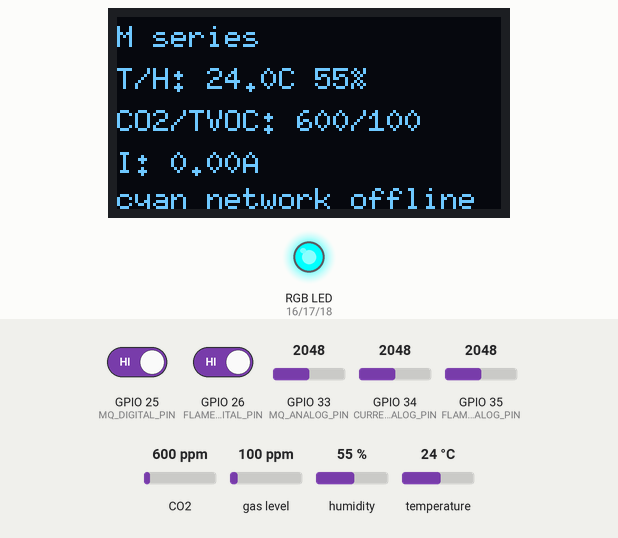
This sketch was run on a simulated ESP32. Parts: 128×64 one-colour display, an RGB LED mixed from three pins (HIGH = lit). The test bench sets the inputs (shaded band); at power-on: GPIO 25 (MQ_DIGITAL_PIN) HIGH, GPIO 26 (FLAME_DIGITAL_PIN) HIGH, CO2 600 ppm, humidity 55 %, GPIO 34 (CURRENT_ANALOG_PIN) = 2048, gas level 100 ppm, GPIO 33 (MQ_ANALOG_PIN) = 2048, GPIO 35 (FLAME_ANALOG_PIN) = 2048, temperature 24 °C (analog values on the 0–4095 scale). What the sketch prints to the serial monitor is not drawn.

Above: at 2.8 s.
2.9 s: GPIO 25 (MQ_DIGITAL_PIN) driven LOW
At 12.2 s:
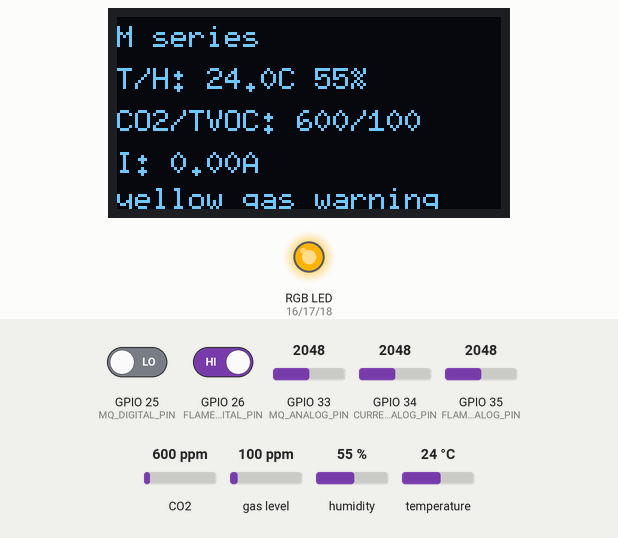
13.3 s: GPIO 26 (FLAME_DIGITAL_PIN) driven LOW
At 23.0 s:
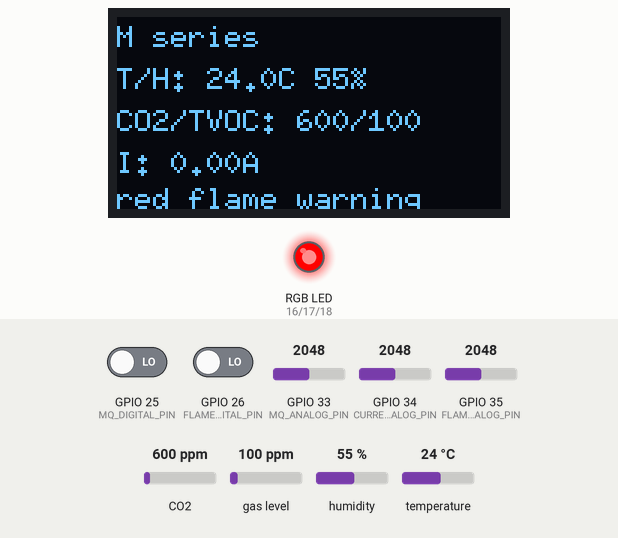
23.4 s: CO2 set to 1050 ppm
At 32.5 s:
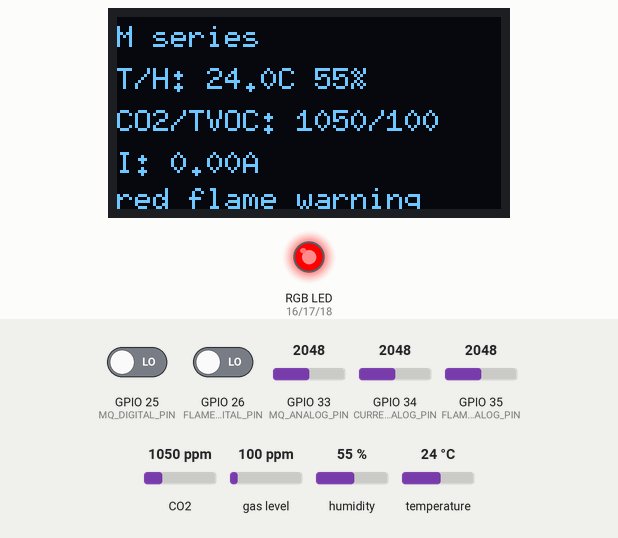
33.6 s: humidity set to 22 %
At 43.3 s:
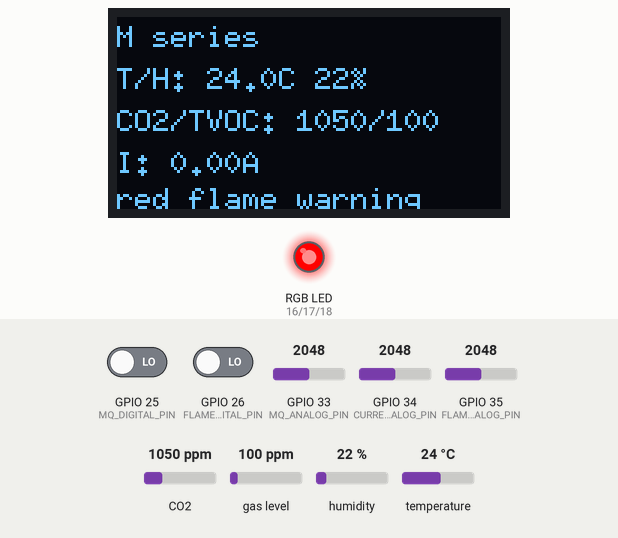
43.7 s: GPIO 34 (CURRENT_ANALOG_PIN) set to 2866
At 52.9 s:
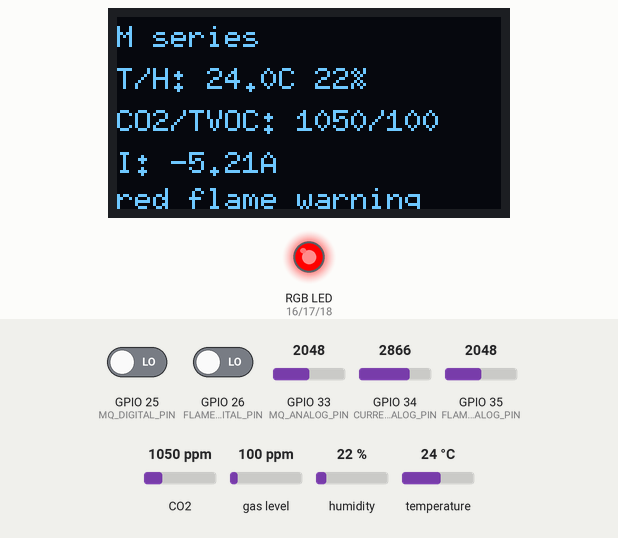
53.8 s: gas level set to 20 ppm
At 63.6 s:
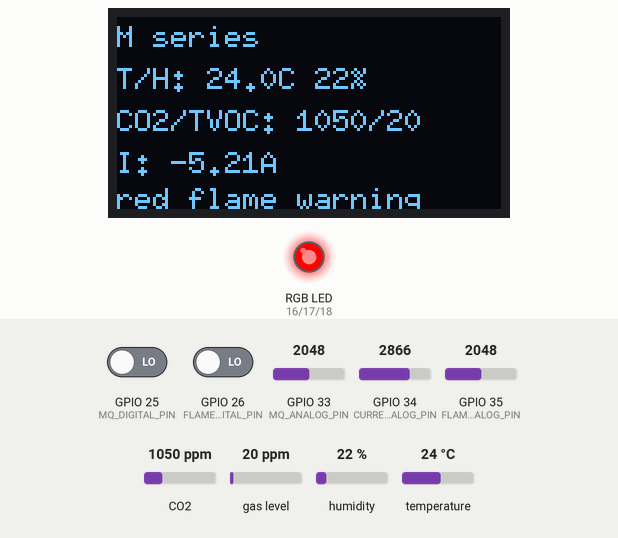
Timing chart, 0 to 64.9 s (numbered marks = the images above; inputs shaded):
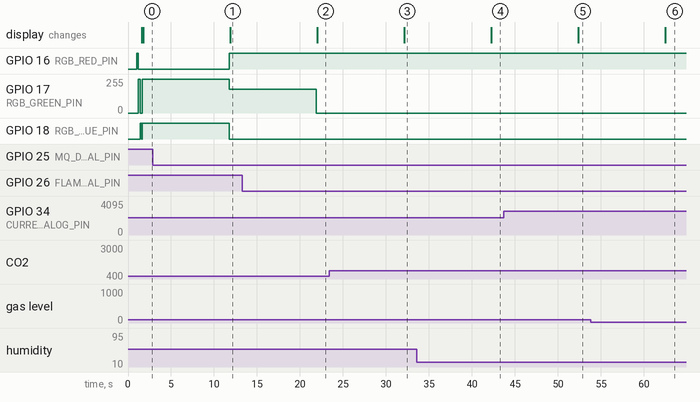

The sketch:

m_series.ino
```cpp
#include <Arduino.h>
#include <WiFi.h>
#include <HTTPClient.h>
#include <Wire.h>
#include <DHT.h>
#include <Adafruit_SGP30.h>
#include <U8g2lib.h>

#if __has_include("config.h")
#include "config.h"
#define SMART_HOME_HAS_CONFIG 1
#else
#define SMART_HOME_HAS_CONFIG 0
#define WIFI_SSID ""
#define WIFI_PASSWORD ""
#define API_URL ""
#define DEVICE_API_TOKEN ""
#define DEVICE_ID "m-series-001"
#endif

#ifndef DEVICE_ID
#define DEVICE_ID "m-series-001"
#endif

const char *SERIES_KEY = "m_series";
const char *FIRMWARE_VERSION = "0.1.0";

constexpr uint8_t DHT_PIN = 4;
constexpr uint8_t DHT_TYPE = DHT22;
constexpr uint8_t I2C_SDA_PIN = 21;
constexpr uint8_t I2C_SCL_PIN = 22;
constexpr uint8_t OLED_ADDRESS = 0x3C;
constexpr uint8_t MQ_ANALOG_PIN = 33;
constexpr uint8_t MQ_DIGITAL_PIN = 25;
constexpr uint8_t FLAME_ANALOG_PIN = 35;
constexpr uint8_t FLAME_DIGITAL_PIN = 26;
constexpr uint8_t CURRENT_ANALOG_PIN = 34;
constexpr uint8_t RGB_RED_PIN = 16;
constexpr uint8_t RGB_GREEN_PIN = 17;
constexpr uint8_t RGB_BLUE_PIN = 18;
constexpr bool RGB_COMMON_ANODE = false;
constexpr uint8_t RED_CHANNEL = 0;
constexpr uint8_t GREEN_CHANNEL = 1;
constexpr uint8_t BLUE_CHANNEL = 2;
constexpr uint32_t PWM_FREQUENCY = 5000;
constexpr uint8_t PWM_RESOLUTION = 8;
constexpr float ADC_MAX = 4095.0;
constexpr float ESP32_ADC_VOLTAGE = 3.3;
constexpr int MQ_ANALOG_DISCONNECTED_RAW = 0;
constexpr float ACS712_SENSITIVITY_V_PER_A = 0.185;
constexpr float CURRENT_DIVIDER_RATIO = 20.0 / (10.0 + 20.0);
constexpr float CURRENT_ZERO_SENSOR_VOLTAGE = 2.500;
constexpr float CURRENT_NOISE_DEADBAND_A = 0.150;
constexpr bool INVERT_CHARGE_CURRENT_DIRECTION = true;
constexpr unsigned long LOOP_INTERVAL_MS = 10000;
constexpr unsigned long WIFI_CONNECT_TIMEOUT_MS = 15000;

DHT dht(DHT_PIN, DHT_TYPE);
Adafruit_SGP30 sgp30;
U8G2_SSD1306_128X64_NONAME_F_HW_I2C u8g2(U8G2_R0, U8X8_PIN_NONE);
bool sgp30Available = false;
bool oledAvailable = false;

uint8_t ledValue(uint8_t value) {
  return RGB_COMMON_ANODE ? 255 - value : value;
}

void setRgb(uint8_t red, uint8_t green, uint8_t blue) {
#if defined(ESP_ARDUINO_VERSION_MAJOR) && ESP_ARDUINO_VERSION_MAJOR >= 3
  ledcWrite(RGB_RED_PIN, ledValue(red));
  ledcWrite(RGB_GREEN_PIN, ledValue(green));
  ledcWrite(RGB_BLUE_PIN, ledValue(blue));
#else
  ledcWrite(RED_CHANNEL, ledValue(red));
  ledcWrite(GREEN_CHANNEL, ledValue(green));
  ledcWrite(BLUE_CHANNEL, ledValue(blue));
#endif
}

void setupRgb() {
#if defined(ESP_ARDUINO_VERSION_MAJOR) && ESP_ARDUINO_VERSION_MAJOR >= 3
  ledcAttach(RGB_RED_PIN, PWM_FREQUENCY, PWM_RESOLUTION);
  ledcAttach(RGB_GREEN_PIN, PWM_FREQUENCY, PWM_RESOLUTION);
  ledcAttach(RGB_BLUE_PIN, PWM_FREQUENCY, PWM_RESOLUTION);
#else
  ledcSetup(RED_CHANNEL, PWM_FREQUENCY, PWM_RESOLUTION);
  ledcSetup(GREEN_CHANNEL, PWM_FREQUENCY, PWM_RESOLUTION);
  ledcSetup(BLUE_CHANNEL, PWM_FREQUENCY, PWM_RESOLUTION);
  ledcAttachPin(RGB_RED_PIN, RED_CHANNEL);
  ledcAttachPin(RGB_GREEN_PIN, GREEN_CHANNEL);
  ledcAttachPin(RGB_BLUE_PIN, BLUE_CHANNEL);
#endif
}

void appendBool(String &json, const char *key, bool value) {
  json += "\"";
  json += key;
  json += "\":";
  json += value ? "true" : "false";
}

void appendNumberOrNull(String &json, const char *key, float value, uint8_t decimals = 2) {
  json += "\"";
  json += key;
  json += "\":";
  json += isnan(value) ? "null" : String(value, decimals);
}

float adcToVoltage(int raw) {
  return raw * ESP32_ADC_VOLTAGE / ADC_MAX;
}

float adcVoltageToSensorVoltage(float adcVoltage) {
  return CURRENT_DIVIDER_RATIO > 0.0 ? adcVoltage / CURRENT_DIVIDER_RATIO : adcVoltage;
}

float currentFromSensorVoltage(float sensorVoltage) {
  float currentA = (sensorVoltage - CURRENT_ZERO_SENSOR_VOLTAGE) / ACS712_SENSITIVITY_V_PER_A;
  if (INVERT_CHARGE_CURRENT_DIRECTION) {
    currentA = -currentA;
  }
  return fabs(currentA) < CURRENT_NOISE_DEADBAND_A ? 0.0 : currentA;
}

int readAnalogAverage(uint8_t pin, uint8_t samples) {
  uint32_t total = 0;
  for (uint8_t i = 0; i < samples; i++) {
    total += analogRead(pin);
    delay(2);
  }
  return total / samples;
}

bool connectWiFi() {
  if (!SMART_HOME_HAS_CONFIG || strlen(WIFI_SSID) == 0) {
    return false;
  }

  if (WiFi.status() == WL_CONNECTED) {
    return true;
  }

  setRgb(0, 0, 255);
  WiFi.mode(WIFI_STA);
  WiFi.begin(WIFI_SSID, WIFI_PASSWORD);

  const unsigned long startedAt = millis();
  while (WiFi.status() != WL_CONNECTED && millis() - startedAt < WIFI_CONNECT_TIMEOUT_MS) {
    delay(300);
  }

  return WiFi.status() == WL_CONNECTED;
}

String rgbStatusFor(bool flameDetected, bool gasDetected, bool sensorError, bool networkOk, bool uploadOk) {
  if (flameDetected) {
    setRgb(255, 0, 0);
    return "red_flame_warning";
  }

  if (gasDetected) {
    setRgb(255, 180, 0);
    return "yellow_gas_warning";
  }

  if (sensorError) {
    setRgb(180, 0, 255);
    return "purple_sensor_error";
  }

  if (!networkOk) {
    setRgb(0, 255, 255);
    return "cyan_network_offline";
  }

  if (!uploadOk) {
    setRgb(255, 255, 255);
    return "white_backend_error";
  }

  setRgb(0, 255, 0);
  return "green_normal";
}

void drawOled(float temperature, float humidity, uint16_t eco2, uint16_t tvoc, float chargeCurrentA, const String &rgbStatus) {
  if (!oledAvailable) {
    return;
  }

  u8g2.clearBuffer();
  u8g2.setFont(u8g2_font_6x10_tf);
  u8g2.drawStr(0, 10, "M series");
  u8g2.setCursor(0, 24);
  u8g2.print("T/H: ");
  u8g2.print(temperature, 1);
  u8g2.print("C ");
  u8g2.print(humidity, 0);
  u8g2.print("%");
  u8g2.setCursor(0, 38);
  u8g2.print("CO2/TVOC: ");
  u8g2.print(eco2);
  u8g2.print("/");
  u8g2.print(tvoc);
  u8g2.setCursor(0, 52);
  u8g2.print("I: ");
  u8g2.print(chargeCurrentA, 2);
  u8g2.print("A");
  u8g2.setCursor(0, 64);
  u8g2.print(rgbStatus);
  u8g2.sendBuffer();
}

bool postPayload(const String &payload) {
  if (!connectWiFi() || strlen(API_URL) == 0) {
    return false;
  }

  HTTPClient http;
  http.begin(API_URL);
  http.addHeader("Content-Type", "application/json");
  http.addHeader("x-device-token", DEVICE_API_TOKEN);
  const int statusCode = http.POST(payload);
  Serial.printf("POST status: %d\n", statusCode);
  Serial.println(http.getString());
  http.end();
  return statusCode >= 200 && statusCode < 300;
}

void setup() {
  Serial.begin(115200);
  delay(1000);

  setupRgb();
  setRgb(255, 0, 0);
  delay(200);
  setRgb(0, 255, 0);
  delay(200);
  setRgb(0, 0, 255);
  delay(200);
  setRgb(0, 0, 0);

  pinMode(MQ_DIGITAL_PIN, INPUT);
  pinMode(FLAME_DIGITAL_PIN, INPUT);
  analogReadResolution(12);
  analogSetPinAttenuation(MQ_ANALOG_PIN, ADC_11db);
  analogSetPinAttenuation(FLAME_ANALOG_PIN, ADC_11db);
  analogSetPinAttenuation(CURRENT_ANALOG_PIN, ADC_11db);

  dht.begin();
  Wire.begin(I2C_SDA_PIN, I2C_SCL_PIN);
  sgp30Available = sgp30.begin();
  u8g2.setI2CAddress(OLED_ADDRESS << 1);
  oledAvailable = u8g2.begin();

  Serial.println();
  Serial.println("M series firmware");
  Serial.printf("Series: %s, device: %s, firmware: %s\n", SERIES_KEY, DEVICE_ID, FIRMWARE_VERSION);
}

void loop() {
  const float humidity = dht.readHumidity();
  const float temperature = dht.readTemperature();
  const float heatIndex = dht.computeHeatIndex(temperature, humidity, false);
  const bool dhtOk = !isnan(humidity) && !isnan(temperature);

  const int mqRaw = analogRead(MQ_ANALOG_PIN);
  const float mqVoltage = adcToVoltage(mqRaw);
  const int mqDo = digitalRead(MQ_DIGITAL_PIN);
  const bool mqAnalogOk = mqRaw != MQ_ANALOG_DISCONNECTED_RAW;
  const bool gasDetected = mqDo == LOW;

  const int flameRaw = analogRead(FLAME_ANALOG_PIN);
  const float flameVoltage = adcToVoltage(flameRaw);
  const int flameDo = digitalRead(FLAME_DIGITAL_PIN);
  const bool flameDetected = flameDo == LOW;

  const int currentRaw = readAnalogAverage(CURRENT_ANALOG_PIN, 16);
  const float currentAdcVoltage = adcToVoltage(currentRaw);
  const float currentSensorVoltage = adcVoltageToSensorVoltage(currentAdcVoltage);
  const float chargeCurrentA = currentFromSensorVoltage(currentSensorVoltage);

  uint16_t eco2Ppm = 0;
  uint16_t tvocPpb = 0;
  const bool sgp30Ok = sgp30Available && sgp30.IAQmeasure();
  if (sgp30Ok) {
    eco2Ppm = sgp30.eCO2;
    tvocPpb = sgp30.TVOC;
  }

  setRgb(0, 0, 255);
  const bool networkOk = WiFi.status() == WL_CONNECTED || connectWiFi();
  const bool sensorError = !dhtOk || !sgp30Ok || !mqAnalogOk || !oledAvailable;
  const String preStatus = rgbStatusFor(flameDetected, gasDetected, sensorError, networkOk, true);

  String json = "{\"values\":{";
  appendBool(json, "dht_ok", dhtOk);
  json += ",";
  appendNumberOrNull(json, "temperature_c", dhtOk ? temperature : NAN);
  json += ",";
  appendNumberOrNull(json, "humidity_percent", dhtOk ? humidity : NAN);
  json += ",";
  appendNumberOrNull(json, "heat_index_c", dhtOk ? heatIndex : NAN);
  json += ",";
  appendBool(json, "sgp30_ok", sgp30Ok);
  json += ",\"eco2_ppm\":";
  json += sgp30Ok ? String(eco2Ppm) : "null";
  json += ",\"tvoc_ppb\":";
  json += sgp30Ok ? String(tvocPpb) : "null";
  json += ",\"mq_raw\":";
  json += mqRaw;
  json += ",\"mq_voltage\":";
  json += String(mqVoltage, 3);
  json += ",";
  appendBool(json, "mq_analog_ok", mqAnalogOk);
  json += ",\"mq_do\":";
  json += mqDo;
  json += ",";
  appendBool(json, "gas_detected", gasDetected);
  json += ",\"flame_raw\":";
  json += flameRaw;
  json += ",\"flame_voltage\":";
  json += String(flameVoltage, 3);
  json += ",\"flame_do\":";
  json += flameDo;
  json += ",";
  appendBool(json, "flame_detected", flameDetected);
  json += ",\"current_raw\":";
  json += currentRaw;
  json += ",\"current_adc_voltage\":";
  json += String(currentAdcVoltage, 3);
  json += ",\"current_sensor_voltage\":";
  json += String(currentSensorVoltage, 3);
  json += ",\"charge_current_a\":";
  json += String(chargeCurrentA, 3);
  json += ",\"charge_current_ma\":";
  json += String(chargeCurrentA * 1000.0, 0);
  json += ",";
  appendBool(json, "oled_ok", oledAvailable);
  json += ",\"wifi_rssi\":";
  json += WiFi.status() == WL_CONNECTED ? String(WiFi.RSSI()) : "null";
  json += ",";
  appendBool(json, "network_ok", networkOk);
  json += ",\"rgb_status\":\"";
  json += preStatus;
  json += "\"},\"metadata\":{\"series_key\":\"";
  json += SERIES_KEY;
  json += "\",\"device_id\":\"";
  json += DEVICE_ID;
  json += "\",\"board\":\"esp32_nodemcu_32s\",\"firmware_version\":\"";
  json += FIRMWARE_VERSION;
  json += "\",\"transport\":\"http\",\"source\":\"firmware\"}}";

  Serial.println(json);
  const bool uploadOk = postPayload(json);
  const String finalStatus = rgbStatusFor(flameDetected, gasDetected, sensorError, networkOk, uploadOk);
  drawOled(temperature, humidity, eco2Ppm, tvocPpb, chargeCurrentA, finalStatus);
  Serial.printf("rgb_status=%s, network_ok=%s, upload_ok=%s\n", finalStatus.c_str(), networkOk ? "true" : "false", uploadOk ? "true" : "false");

  delay(LOOP_INTERVAL_MS);
}
```

Measured:
- after the input at 2.9 s, GPIO 16 (RGB_RED_PIN): LOW → HIGH after 8.9 s; GPIO 17 (RGB_GREEN_PIN): 255/255 → 179/255 after 8.9 s; GPIO 18 (RGB_BLUE_PIN): HIGH → LOW after 8.9 s; the display: changes after 9.0 s (image 1)
- after the input at 13.3 s, GPIO 17 (RGB_GREEN_PIN): 179/255 → 0/255 after 8.6 s; the display: changes after 8.7 s (image 2)
- after the input at 23.4 s, the display: changes after 8.7 s (image 3)
- after the input at 33.6 s, the display: changes after 8.6 s (image 4)
- after the input at 43.7 s, the display: changes after 8.6 s (image 5)
- after the input at 53.8 s, the display: changes after 8.7 s (image 6)
